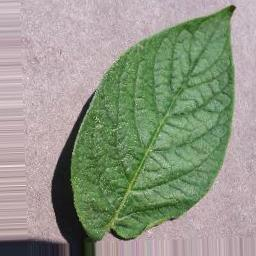
#> input picture Potato/Train/Potato___healthy/Potato_healthy-101-_0_8555.jpg, 256 x 256 px, found by its file name; its folder holds only this picture in this run
$ python imgproc.py
#> lines starting #> are read from the running program, lines starting #| are printed output that depends on the picture; after the words box and inside, x2 and y2 are one past the last pixel; in counts of white or black regions, pixels touching at a corner belong together
import os
import numpy as np
import cv2
import matplotlib.pyplot as plt
from skimage.color import rgb2hsv


DataDir = "C:/Users/acer/Desktop/EIE461_IMG_proc/PlantVillage-Dataset/Potato/Train/Potato___healthy"


def run_histogram_equalization(image):
    """
    Process enhanceg image by image equlizehist, by convert to Color domain that has an intensity and enhance then convert back

    """
    rgb_img = image
    # convert from RGB color-space to YCrCb
    ycrcb_img = cv2.cvtColor(rgb_img, cv2.COLOR_BGR2YCrCb)

    # equalize the histogram of the Y channel
    ycrcb_img[:, :, 0] = cv2.equalizeHist(ycrcb_img[:, :, 0])

    # convert back to RGB color-space from YCrCb
    equalized_img = cv2.cvtColor(ycrcb_img, cv2.COLOR_YCrCb2BGR)

    return equalized_img

def hsvfilter(image):
    """
    hsvfilter: Roughly remove filter base on HSV domain range (. . . - 0.45)

    input :
    image = input as color BGR image (cv2 default)

    output :
    segim = image with roughly segmentation

    """
    image = cv2.GaussianBlur(image, (5, 5), 0)
    enhimage = run_histogram_equalization(image)
    rgbim = cv2.cvtColor(enhimage, cv2.COLOR_BGR2RGB)
    hsvim = rgb2hsv(rgbim)

    fig, ax = plt.subplots(1, 3, figsize=(15,5))
    ax[0].imshow(hsvim[:,:,0], cmap='hsv')
    ax[0].set_title('Hue',fontsize=15)

    plt.show()


    #create mask by select range that color can pass

    lower_hmask = hsvim[:, :, 0] > 0.05
    upper_hmask = hsvim[:, :, 0] < 0.45
    mask = upper_hmask*lower_hmask

    #Segmented:
    red = rgbim[:,:,0]*mask
    green = rgbim[:,:,1]*mask
    blue = rgbim[:,:,2]*mask
    hsvsegim = np.dstack((red,green,blue))

    grayim = cv2.cvtColor(hsvsegim, cv2.COLOR_RGB2GRAY)

    for x in range(hsvsegim.shape[0]):
        for y in range(hsvsegim.shape[1]):
            grayim[x, y] = 255 if grayim[x, y] != 0 else 0

    segim = grayim

    #cv2.imshow("Windows", hsvim)
    #cv2.waitKey(0)

    return segim


def flood_fill(hsvim):

    """
    What floodFill() does is connects a pixel to it's neighbors if the neighbors are within some
    threshold difference of the pixel. Four-way connectivity checks the neighbors above and below, and
    to the left and right. Eight-way connectivity checks the diagonal pixels in addition. This means that
    at border pixels, you either need a bunch of if statements to not check the pixels outside the
    border, OR, you can simply pad the image with one pixel on each side so that you don't need
    special cases, which both reads better in code and is faster. (Ref : stack overflow)

    input : hsvim(BW image) = An image that was roughly by hsv color domain filter

    output : hsvfillhole = Fill the hole where hsvim leave

    """

    im_flood_fill = hsvim.copy()
    height, width = hsvim.shape[:2]

    # Create mask to specify where region need to focus :
    mask = np.zeros((height+2, width + 2), np.uint8)
    im_flood_fill = im_flood_fill.astype("uint8")

    #Fill the hole in the image
    cv2.floodFill(im_flood_fill, mask, (0, 0), 255)
    im_fllod_fill_inv = cv2.bitwise_not(im_flood_fill)

    fillholeim = hsvim | im_fllod_fill_inv


    return fillholeim

def smoothimg(image):
    """
    Finally, in order to make the segmented object look natural, smooth the object by eroding the image for a sharpening edge and clear undesirable noise
    Use kernel as elipse shape depend on an average shape of noise

    - Erodes away the boundaries of the foreground object
    - Used to diminish the features of an image.

    input : image that passing through HSV filter and Fill the hole (BW image)

    output : image with denoise and sharpen the edge
    """

    mask_size = (5 ,5)

    #Elipse Kernel :
    mask_shape = cv2.getStructuringElement(cv2.MORPH_ELLIPSE,mask_size)

    imerosion = cv2.erode(image, mask_shape, iterations = 2)


    return imerosion

def leafsegmented(OriginalImage):
    """
    1.) Remove the image background by focusing on a Hue Color range (0.03 - 0.45)
    2.) Fill in the empty hole in ROI(Region of Interest)
    3.) Denoise and shapen the edge
    4.) Segmented by : Segmented image = OriginalImage * BWimage(from step 3)

    input : Original Image = image as RGB format
          : Bwimage = binary image that passing through a preprocessing

    output : SegmentedImage = image with remove background :
    """
    hsvsegim = hsvfilter(OriginalImage)

    # If datasets was potato healthy dont use this function :
    #fillholeim = flood_fill(hsvsegim)
    bwimage = smoothimg(hsvsegim)

    bwimage = bwimage.astype("uint8")
    #bwimage = ~bwimage


    #rgbim = cv2.cvtColor(OriginalImage, cv2.COLOR_BGR2RGB)
    red = OriginalImage[:,:,0] & bwimage
    green = OriginalImage[:,:,1] & bwimage
    blue = OriginalImage[:,:,2] & bwimage
    segim = np.dstack((red,green,blue))


    cv2.imshow("Image Segmented",segim )
    cv2.waitKey(0)
    cv2.destroyAllWindows()

    return segim


if __name__ == "__main__":

    PotatoFiles = os.listdir(DataDir)

    PotatoImg = []
    for file in PotatoFiles:
        PotatoImg.append(file)

    PotatoImg = cv2.imread(DataDir + "/" + PotatoImg[0])
#> PotatoImg is the input picture: shape (256, 256, 3); mean B, G, R 133.7, 150.6, 144.9
    rmbgIm = leafsegmented(PotatoImg)
#> in run_histogram_equalization, `ycrcb_img = cv2.cvtColor(rgb_img, cv2.COLOR_BGR2YCrCb)`: ycrcb_img: shape (256, 256, 3); mean of channels 0, 1, 2 146.9, 126.6, 120.6
#> in run_histogram_equalization, `ycrcb_img[:, :, 0] = cv2.equalizeHist(ycrcb_img[:, :, 0])`: ycrcb_img: shape (256, 256, 3); mean of channels 0, 1, 2 129.1, 126.6, 120.6
#> in run_histogram_equalization, `equalized_img = cv2.cvtColor(ycrcb_img, cv2.COLOR_YCrCb2BGR)`:
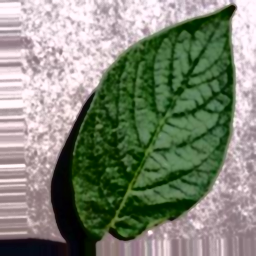
#> equalized_img: shape (256, 256, 3); mean B, G, R 116.7, 132.8, 126.9
#> in hsvfilter, `hsvim = rgb2hsv(rgbim)`: hsvim: shape (256, 256, 3) float64; mean of channels 0, 1, 2 0.617, 0.344, 0.557
#> in hsvfilter, `plt.show()`:
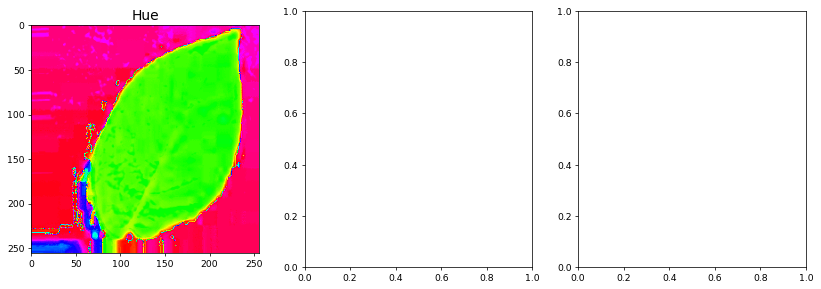
#> figure drawn by matplotlib, 1 panel
#> in hsvfilter, `lower_hmask = hsvim[:, :, 0] > 0.05`:
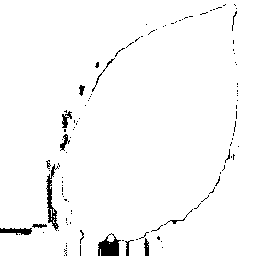
#> lower_hmask: shape (256, 256) bool; 97.5% white; 113 black regions (98 under 20 px), largest, box (x1, y1, x2, y2) and area: (98, 233, 121, 256) 325, (46, 164, 59, 231) 295, (0, 228, 32, 235) 156
#> in hsvfilter, `upper_hmask = hsvim[:, :, 0] < 0.45`: upper_hmask: shape (256, 256) bool; 47.6% white; 31 white regions (23 under 20 px), largest, box (x1, y1, x2, y2) and area: (60, 4, 238, 256) 30367, (46, 161, 62, 231) 344, (0, 228, 32, 235) 156
#> in hsvfilter, `mask = upper_hmask*lower_hmask`: mask: shape (256, 256) bool; 45.1% white; 4 white regions (2 under 20 px), largest, box (x1, y1, x2, y2) and area: (61, 4, 238, 256) 29486, (54, 161, 62, 176) 45
#> in hsvfilter, `hsvsegim = np.dstack((red,green,blue))`:
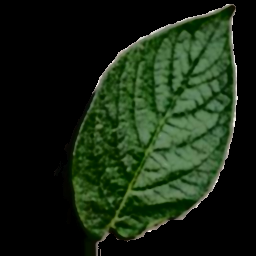
#> hsvsegim: shape (256, 256, 3); mean R, G, B 23.4, 38.2, 19
#> in smoothimg, `imerosion = cv2.erode(image, mask_shape, iterations = 2)`:
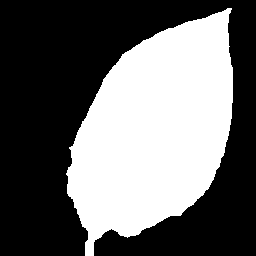
#> imerosion: shape (256, 256); 40.5% white; 1 white region, box (x1, y1, x2, y2) and area: (66, 8, 233, 256) 26514
#> in leafsegmented, `blue = OriginalImage[:,:,2] & bwimage`:
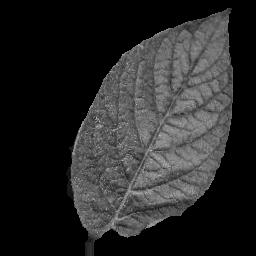
#> blue: shape (256, 256); min 0, max 193, mean 40.1
#> in leafsegmented, `segim = np.dstack((red,green,blue))`:
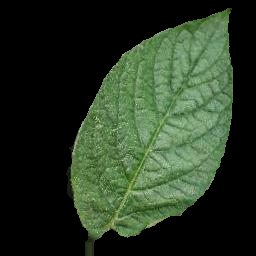
#> segim: shape (256, 256, 3); mean B, G, R 35.5, 54.6, 40.1

$ run again, on Potato/Train/Potato___healthy/Potato_healthy-116-_0_7408.jpg
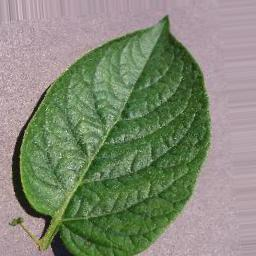
#> input picture Potato/Train/Potato___healthy/Potato_healthy-116-_0_7408.jpg, 256 x 256 px, found by its file name
#> PotatoImg is the input picture: shape (256, 256, 3); mean B, G, R 115.3, 136.8, 129.2
#> hsvim: shape (256, 256, 3) float64; mean of channels 0, 1, 2 0.553, 0.384, 0.56
#> in hsvfilter, `lower_hmask = hsvim[:, :, 0] > 0.05`:
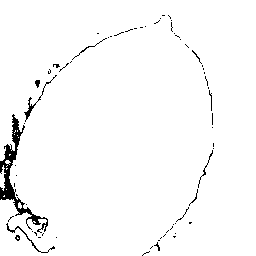
#> lower_hmask: shape (256, 256) bool; 97.5% white; 67 black regions (57 under 20 px), largest, box (x1, y1, x2, y2) and area: (0, 114, 48, 233) 983, (24, 75, 57, 122) 119, (6, 223, 55, 253) 104
#> upper_hmask: shape (256, 256) bool; 56.5% white; 9 black regions (5 under 20 px), largest, box (x1, y1, x2, y2) and area: (0, 0, 256, 256) 26852, (0, 199, 69, 256) 1378, (27, 219, 47, 237) 158, (0, 165, 6, 191) 86
#> mask: shape (256, 256) bool; 53.9% white; 5 black regions (4 under 20 px), largest, box (x1, y1, x2, y2) and area: (0, 0, 256, 256) 30171
#> imerosion: shape (256, 256); 48.9% white; 3 white regions (1 under 20 px), largest, box (x1, y1, x2, y2) and area: (14, 19, 209, 256) 32003, (13, 219, 22, 224) 30
#> in leafsegmented, `segim = np.dstack((red,green,blue))`:
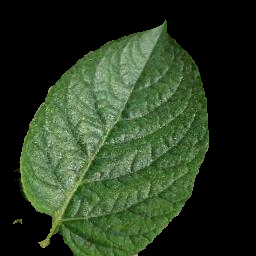
#> segim: shape (256, 256, 3); mean B, G, R 34.1, 57.9, 41.7

$ run again, on Potato/Train/Potato___healthy/Potato_healthy-119-_0_6991.jpg
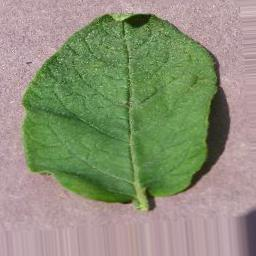
#> input picture Potato/Train/Potato___healthy/Potato_healthy-119-_0_6991.jpg, 256 x 256 px, found by its file name
#> PotatoImg is the input picture: shape (256, 256, 3); mean B, G, R 119.2, 145.1, 140.4
#> hsvim: shape (256, 256, 3) float64; mean of channels 0, 1, 2 0.58, 0.425, 0.574
#> in hsvfilter, `lower_hmask = hsvim[:, :, 0] > 0.05`:
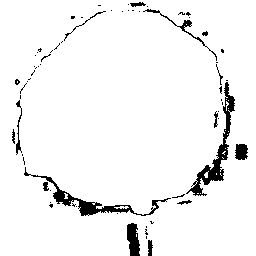
#> lower_hmask: shape (256, 256) bool; 95.1% white; 66 black regions (50 under 20 px), largest, box (x1, y1, x2, y2) and area: (186, 82, 235, 196) 966, (24, 167, 171, 216) 842, (127, 223, 140, 256) 324
#> upper_hmask: shape (256, 256) bool; 53.6% white; 20 black regions (18 under 20 px), largest, box (x1, y1, x2, y2) and area: (0, 0, 256, 256) 30307, (114, 206, 129, 209) 29
#> mask: shape (256, 256) bool; 48.7% white; 7 white regions (5 under 20 px), largest, box (x1, y1, x2, y2) and area: (19, 10, 226, 215) 31863, (204, 171, 209, 178) 20
#> imerosion: shape (256, 256); 44.1% white; 2 white regions (1 under 20 px), largest, box (x1, y1, x2, y2) and area: (23, 14, 219, 211) 28896
#> in leafsegmented, `segim = np.dstack((red,green,blue))`:
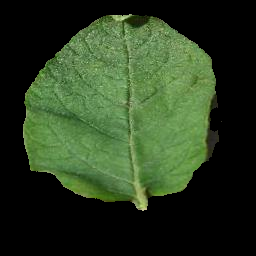
#> segim: shape (256, 256, 3); mean B, G, R 32.5, 59.7, 42.1

$ run again, on Potato/Train/Potato___healthy/Potato_healthy-126-_0_7156.jpg
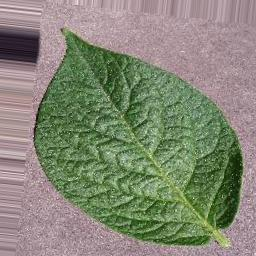
#> input picture Potato/Train/Potato___healthy/Potato_healthy-126-_0_7156.jpg, 256 x 256 px, found by its file name
#> PotatoImg is the input picture: shape (256, 256, 3); mean B, G, R 116.7, 135, 132.2
#> hsvim: shape (256, 256, 3) float64; mean of channels 0, 1, 2 0.584, 0.363, 0.558
#> lower_hmask: shape (256, 256) bool; 97.4% white; 81 black regions (65 under 20 px), largest, box (x1, y1, x2, y2) and area: (0, 87, 32, 106) 380, (0, 107, 16, 128) 287, (0, 127, 26, 144) 238
#> upper_hmask: shape (256, 256) bool; 52.9% white; 5 black regions (4 under 20 px), largest, box (x1, y1, x2, y2) and area: (0, 0, 256, 256) 30863
#> mask: shape (256, 256) bool; 50.3% white; 1 black region, box (x1, y1, x2, y2) and area: (0, 0, 256, 256) 32587
#> imerosion: shape (256, 256); 45.8% white; 1 white region, box (x1, y1, x2, y2) and area: (37, 30, 242, 246) 30023
#> in leafsegmented, `segim = np.dstack((red,green,blue))`:
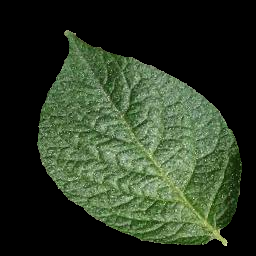
#> segim: shape (256, 256, 3); mean B, G, R 36.9, 57.4, 44
